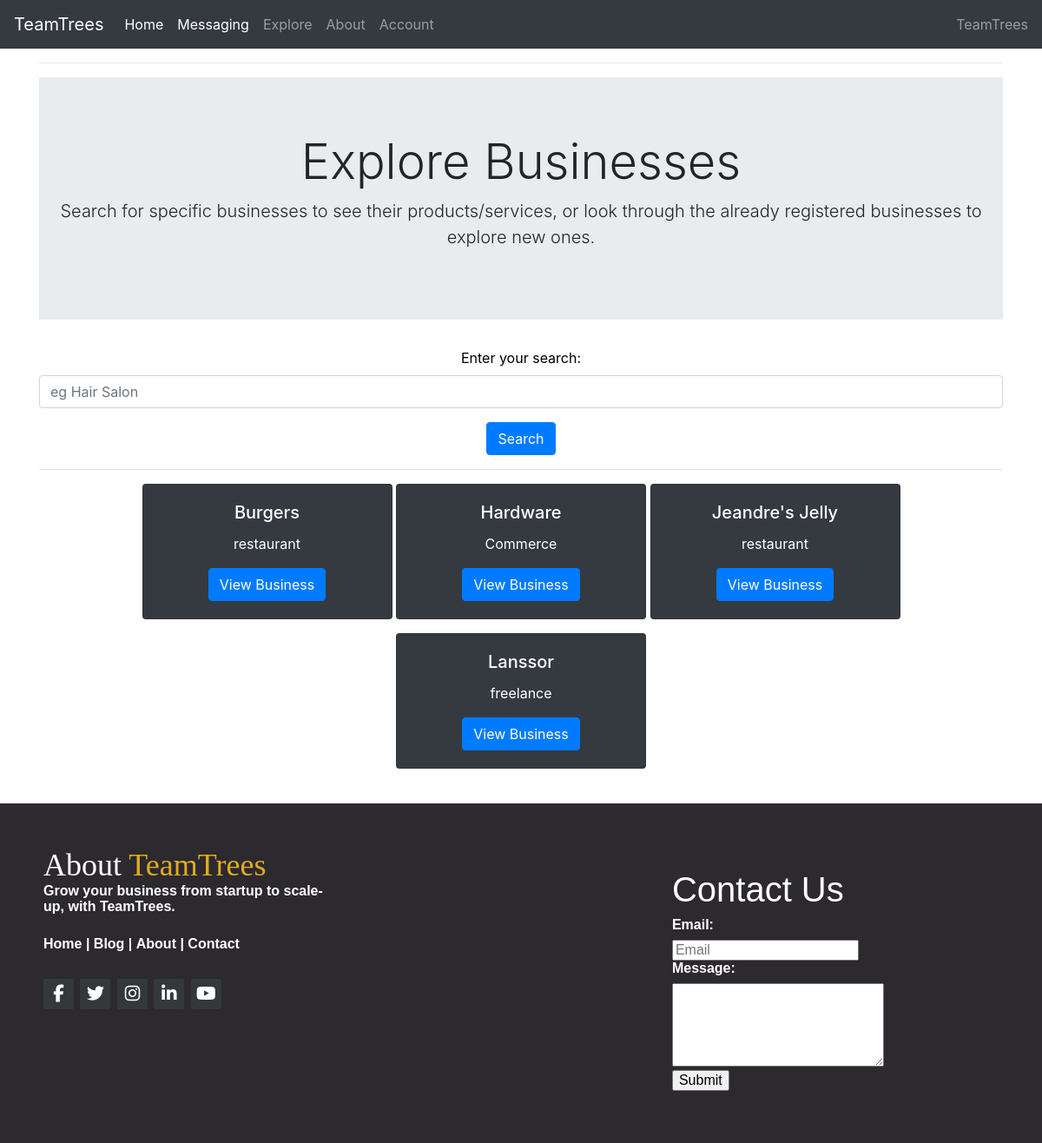
The page /explore/ on the database as committed earlier.
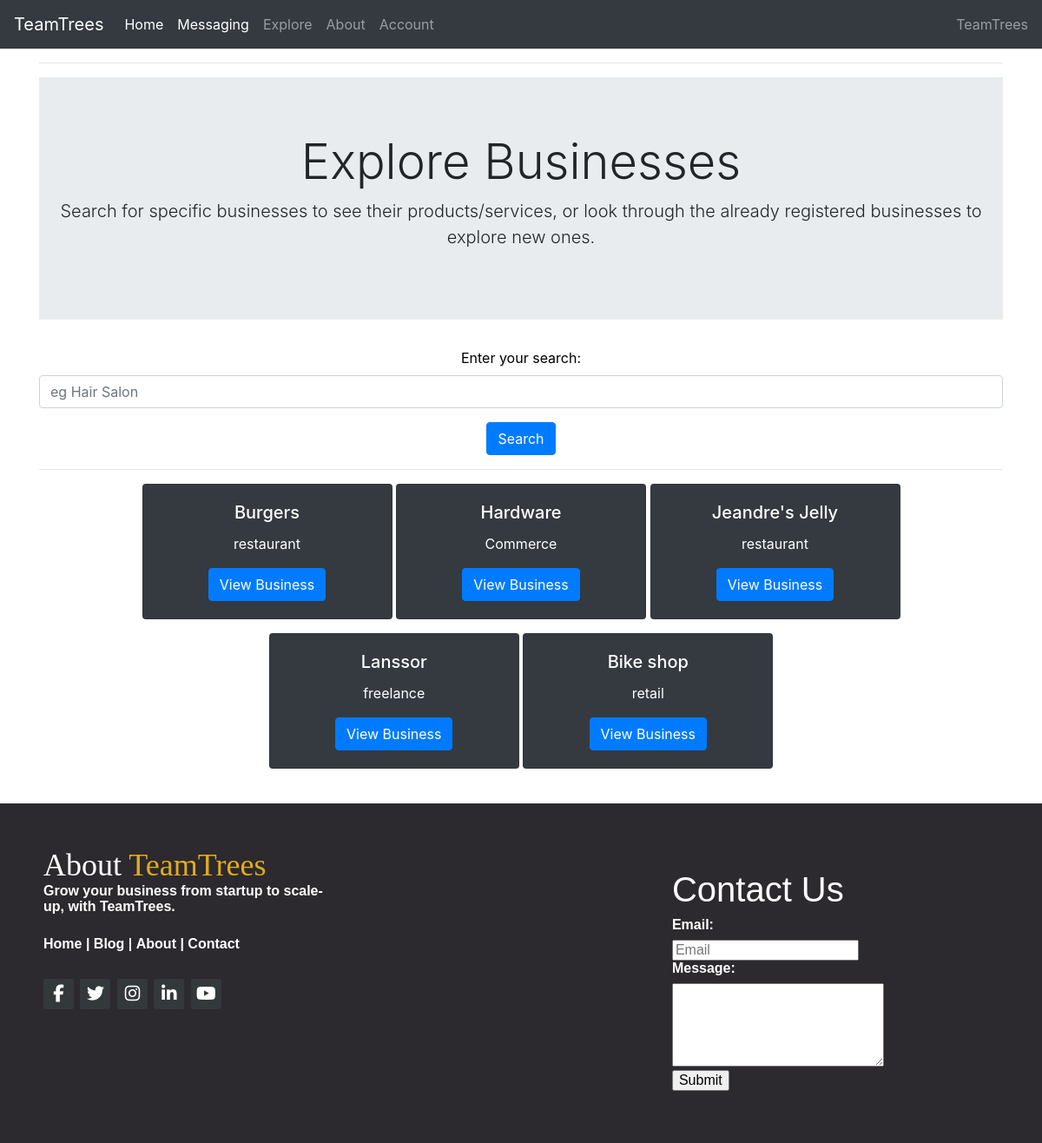
The same page on the database as committed later.
### businesses/models.py (models this page shows, shortened)
class Business(models.Model):
    user = models.ForeignKey(User, on_delete=models.CASCADE)
    businessname = models.CharField(max_length=255)
    businesstype = models.CharField(max_length=255, choices=Business_Type)
    address = models.CharField(max_length=255)
    address2 = models.CharField(max_length=255, default='None')
    city = models.CharField(max_length=255)
    province = models.CharField(max_length=255, choices=Province)
    postal_code = models.CharField(max_length=255, default='None')
    logo = models.ImageField(default='None')

### explore/views.py (the view)
# urls.py: path('explore/', include('explore.urls')),
def explore(request):
    options = Business.objects.all()
    return render(request, 'explore.html', {'options': options})

### templates/explore.html (shortened to what this page needs)
{% extends "base.html" %}
{% block content %}
<div class="container" style='text-align: center;'>
        <hr>
        <div class="jumbotron jumbotron-fluid">
  <div class=" container">
    <h1 class="display-4">Explore Businesses</h1>
    <p class="lead">Search for specific businesses to see their products/services, or look through the already registered businesses to explore new ones.</p>
  </div>
</div>
        <form action="{% url 'explore:search_results' %}" method="GET">
            <div class="form-group">
                <label for="exploreSearch">Enter your search:</label>
                <input type="text" class="form-control" id="exploreSearch" name="exploreSearch"
                    placeholder="eg Hair Salon">
            </div>
            <button type="submit" class="btn btn-primary">Search</button>
            <div>
        </form>
        <hr>
        {% if options == False %}
        <h4>No results found</h4>
        {% else %}
        <div class="grid-container">
            {% for business in options %}
            <div class="grid-item" style="display: grid; display: inline-grid; column-gap: 50px; row-gap: 50px;">
                <div class="card text-white bg-dark mb-3" style="width: 18rem;">
                    <div class="card-body">
                        <h5 class="card-title">{{business.businessname}}</h5>
                        <p class="card-text">{{business.businesstype}}</p>
                        <a href="{% url 'explore:business_detail' pk=business.pk %}" class="btn btn-primary">View Business</a>
                    </div>
                </div>
            </div>
            {% endfor %}
        </div>
        <br>
        {% endif %}
</div>
</div>
{% endblock %}

### templates/base.html (shortened to what this page needs)
<!DOCTYPE html>
<html lang="en">
{% load static %}
<head>
    <link rel="stylesheet" href="https://stackpath.bootstrapcdn.com/bootstrap/4.3.1/css/bootstrap.min.css"
 />
    <link rel="stylesheet" href="http://maxcdn.bootstrapcdn.com/font-awesome/4.2.0/css/font-awesome.min.css">
    <link rel="stylesheet" href="{% static '../static/css/page.css' %}">
</head>
<body>
    {% load socialaccount %}
    <div id="page-container">
        <div id="content-wrap">
            <nav class="navbar navbar-expand-lg navbar-dark bg-dark">
                <a class="navbar-brand" href="#">TeamTrees</a>
                <div class="collapse navbar-collapse" id="navbarText">
                    <ul class="navbar-nav mr-auto">
                        <li class="nav-item active">
                            <a class="nav-link" href="{% url 'index' %}">Home</a>
                        </li>
                        <li class="nav-item active">
                            <a class="nav-link" href="{% url 'postman:index' %}">Messaging</a>
                        </li>
                        <li class="nav-item">
                            <a class="nav-link" href="{% url 'explore:explore' %}">Explore</a>
                        </li>
                        <li class="nav-item">
                            <a class="nav-link" href="{% url 'explore:about' %}">About</a>
                        </li>
                        <li class="nav-item">
                            <a class="nav-link" href="{% url 'businesses:profile' %}">Account</a>
                        </li>
                    </ul>
                    <span class="navbar-text">
                    TeamTrees
                    </span>
                </div>
            </nav>
            {% block content %} {% endblock %}
        </div>
        <footer class="footer-distributed">
            <div class="footer-left">
                <h3>About <span>TeamTrees</span></h3>
                <p>Grow your business from startup to scale-up, with TeamTrees.</p>
                <p class="footer-links">
                    <a href="#">Home</a>
                    |
                    <a href="#">Blog</a>
                    |
                    <a href="#">About</a>
                    |
                    <a href="#">Contact</a>
                </p>
                <div class="footer-icons">
                    <a href="#"><i class="fa fa-facebook"></i></a>
                    <a href="#"><i class="fa fa-twitter"></i></a>
                    <a href="#"><i class="fa fa-instagram"></i></a>
                    <a href="#"><i class="fa fa-linkedin"></i></a>
                    <a href="#"><i class="fa fa-youtube"></i></a>
                </div>
            </div>
            <div class="footer-right">
                <div class="footer-icons">
                    <h1>Contact Us</h1>
                    <form>
                        <label for="email" style="color: white;">Email:</label><br>
                        <input type="email" id='email'  placeholder="Email"><br>
                        <label for="message" style="color: white;" placeholder="Your message">Message:</label><br>
                        <textarea name="message" rows="5" cols="24">
                        </textarea>
                        <br>
                        <input type="submit">
                    </form>
                </div>
            </div>
        </footer>
</body>
</html>

### static/css/page.css (style rules this page uses)
.footer-distributed { background-color: #2c292f; position: absolute; box-sizing: border-box; width: 100%; text-align: left; font: bold 16px sans-serif; padding: 50px 50px 60px 50px; }
#page-container { position: relative; min-height: 100%; }
#content-wrap { padding-bottom: 2.5rem; padding-bottom: 0; }
.footer-distributed .footer-left, .footer-distributed .footer-center, .footer-distributed .footer-right { display: inline-block; vertical-align: top; }
.footer-distributed .footer-left { width: 30%; }
.footer-distributed h3 { color: #ffffff; font: normal 36px 'Cookie', cursive; margin: 0; }
.footer-distributed h3 span { color: #e0ac1c; }
label { color: black; }
.footer-distributed p, .footer-distributed h1 { color: white; }
.footer-distributed .footer-links { color: #ffffff; margin: 20px 0 12px; }
.footer-distributed .footer-links a { display:inline-block; line-height: 1.8; text-decoration: none; color: inherit; }
.footer-distributed .footer-right { width: 30%; }
.footer-distributed .footer-icons { margin-top: 25px; }
.footer-distributed .footer-icons a { display: inline-block; width: 35px; height: 35px; cursor: pointer; background-color: #33383b; border-radius: 2px; font-size: 20px; color: #ffffff; text-align: center; line-height: 35px; margin-right: 3px; margin-bottom: 5px; }
.card { margin: 0 auto; float: none; margin-bottom: 10px; }

Rows that differ between the two databases and show on the page:
added Business: businessname "Bike shop", businesstype "retail"
